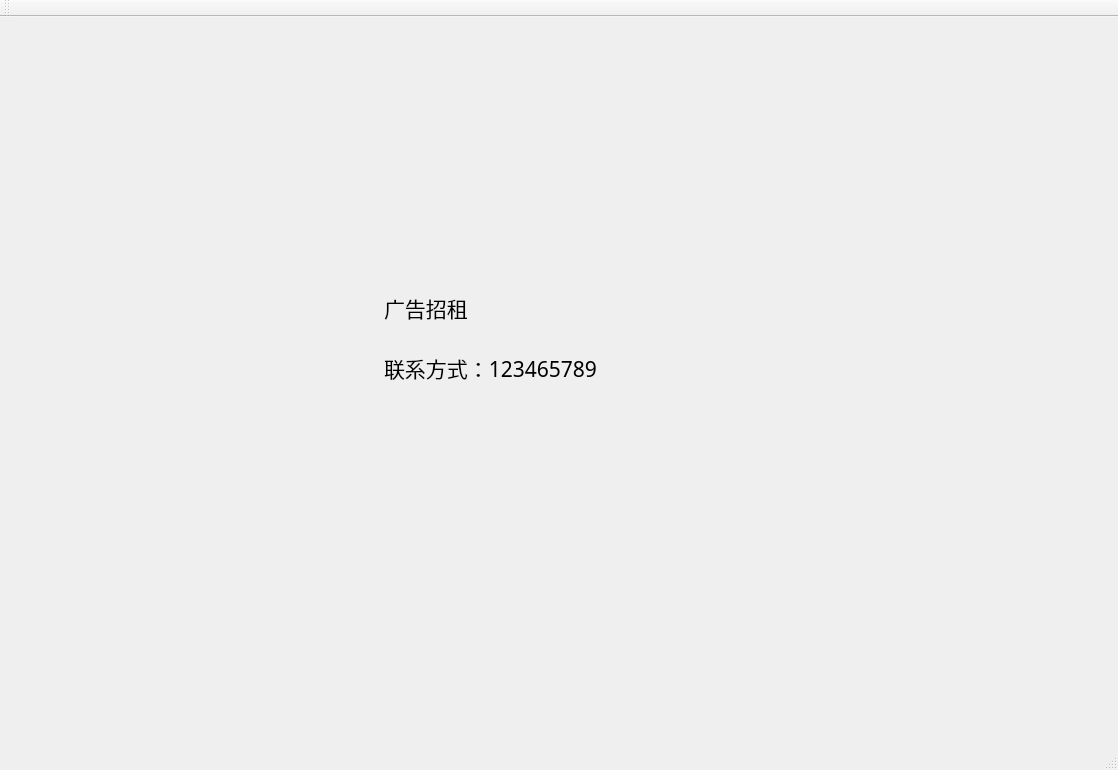
<?xml version="1.0" encoding="UTF-8"?>
<ui version="4.0">
 <class>SupermarketManagement</class>
 <widget class="QMainWindow" name="SupermarketManagement">
  <property name="geometry">
   <rect>
    <x>0</x>
    <y>0</y>
    <width>1118</width>
    <height>770</height>
   </rect>
  </property>
  <property name="windowTitle">
   <string>SupermarketManagement</string>
  </property>
  <widget class="QWidget" name="centralWidget">
   <widget class="QLabel" name="advertisingLabel">
    <property name="geometry">
     <rect>
      <x>384</x>
      <y>270</y>
      <width>281</width>
      <height>41</height>
     </rect>
    </property>
    <property name="font">
     <font>
      <family>华文行楷</family>
      <pointsize>16</pointsize>
     </font>
    </property>
    <property name="text">
     <string>广告招租 </string>
    </property>
   </widget>
   <widget class="QLabel" name="advertisingLabel_2">
    <property name="geometry">
     <rect>
      <x>384</x>
      <y>330</y>
      <width>281</width>
      <height>41</height>
     </rect>
    </property>
    <property name="font">
     <font>
      <family>华文行楷</family>
      <pointsize>16</pointsize>
     </font>
    </property>
    <property name="text">
     <string>联系方式：123465789</string>
    </property>
   </widget>
  </widget>
  <widget class="QMenuBar" name="menuBar">
   <property name="geometry">
    <rect>
     <x>0</x>
     <y>0</y>
     <width>1118</width>
     <height>26</height>
    </rect>
   </property>
  </widget>
  <widget class="QToolBar" name="mainToolBar">
   <attribute name="toolBarArea">
    <enum>TopToolBarArea</enum>
   </attribute>
   <attribute name="toolBarBreak">
    <bool>false</bool>
   </attribute>
  </widget>
  <widget class="QStatusBar" name="statusBar"/>
 </widget>
 <layoutdefault spacing="6" margin="11"/>
 <resources/>
 <connections/>
</ui>
